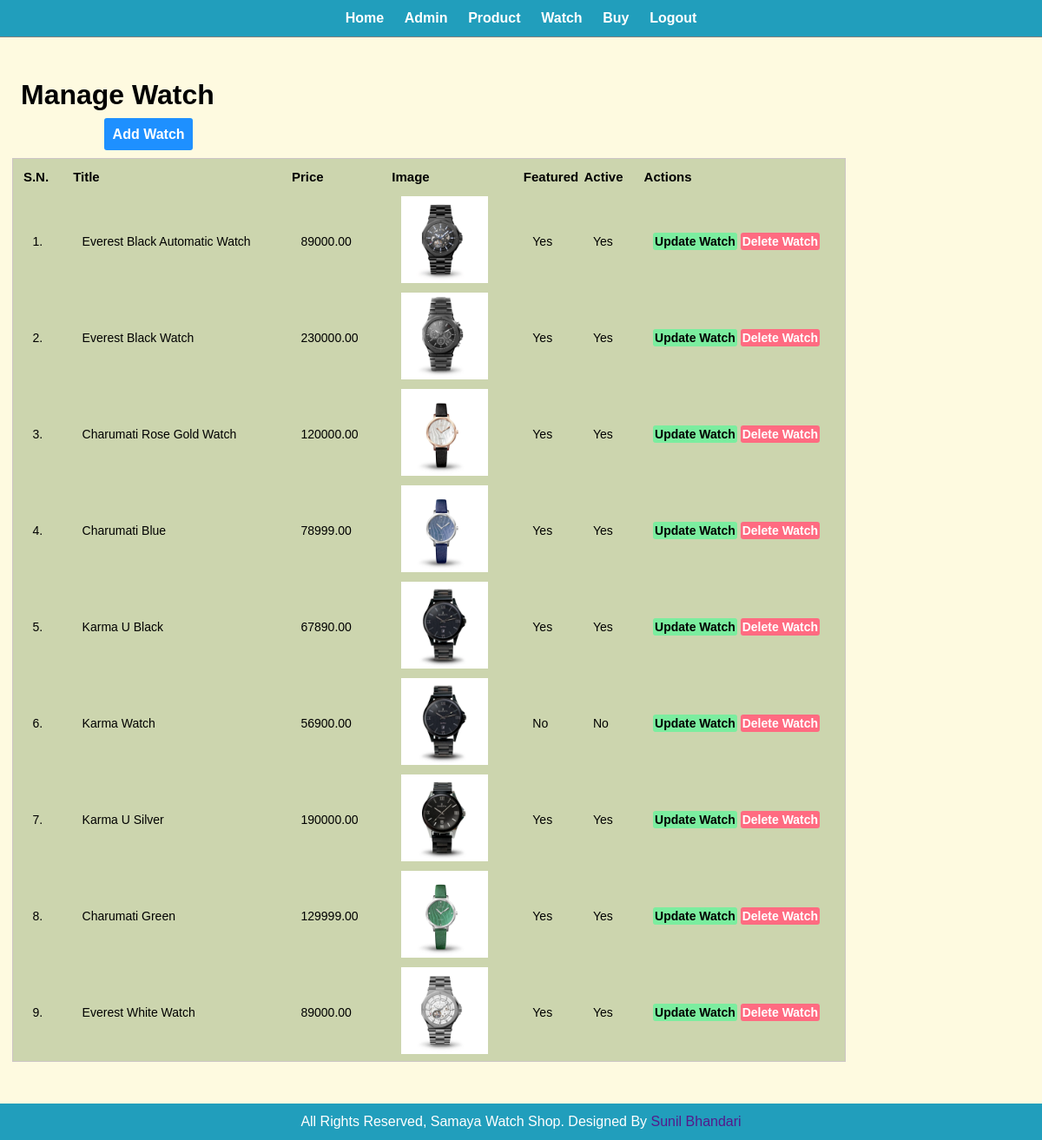
The page /admin/manage-watch.php (signed in) on the database its author committed.
### tables this page shows
CREATE TABLE `tbl_watch` (
  `id` int(10) UNSIGNED NOT NULL,
  `title` varchar(100) NOT NULL,
  `description` text NOT NULL,
  `price` decimal(10,2) NOT NULL,
  `image_name` varchar(255) NOT NULL,
  `category_id` int(10) UNSIGNED NOT NULL,
  `featured` varchar(10) NOT NULL,
  `active` varchar(10) NOT NULL
);

### admin/manage-watch.php (the view, shortened to what this page needs)
<?php include('partials/menu.php') ?>
<div class="main-content">
    <div class="wrapper">
        <h1>Manage Watch</h1>
        <br>
        <a class="btn-primary" href="<?php echo SITEURL; ?>admin/add-watch.php">Add Watch</a>
        <br>
        <br>
        <table class="tbl-full">
            <tr>
                <th>S.N.</th>
                <th>Title</th>
                <th>Price</th>
                <th>Image</th>
                <th>Featured</th>
                <th>Active</th>
                <th>Actions</th>
            </tr>
            <?php
            $sql = "SELECT * FROM tbl_watch";
            $res = mysqli_query($con, $sql);
            $count = mysqli_num_rows($res);
            $sn = 1;
            if ($count > 0) {
                while ($row = mysqli_fetch_assoc($res)) {
                    $id = $row['id'];
                    $title = $row['title'];
                    $price = $row['price'];
                    $image_name = $row['image_name'];
                    $featured = $row['featured'];
                    $active = $row['active'];
            ?>
                    <tr>
                        <td><?php echo $sn++; ?>.</td>
                        <td><?php echo $title; ?></td>
                        <td><?php echo $price; ?></td>
                        <td>
                            <?php
                            if ($image_name == '') {
                                echo "<div class='error'>Image not added</div>";
                            } else {
                            ?>
                                <img src="<?php echo SITEURL; ?>/images/watch/<?php echo $image_name; ?>" width="100px" alt="">
                            <?php
                            }
                            ?>
                        </td>
                        <td><?php echo $featured; ?></td>
                        <td><?php echo $active; ?></td>
                        <td>
                            <a class="btn-secondary" href="<?php echo SITEURL; ?>admin/update-watch.php?id=<?php echo $id; ?>">Update Watch</a>
                            <a class="btn-danger" href="<?php echo SITEURL; ?>admin/delete-watch.php?id=<?php echo $id; ?>&image_name=<?php echo $image_name; ?>">Delete Watch</a>
                        </td>
                    </tr>
            <?php
                }
            } else {
                echo "<tr><td colspan='7' class='error'>Watch not added yet.</td></tr>";
            }
            ?>
        </table>
    </div>
</div>
<?php include('partials/footer.php') ?>

### css/admin.css (style rules this page uses)
* { padding: 0; margin: 0; font-family: Arial, Helvetica, sans-serif; list-style: none; text-decoration: none; }
.wrapper { padding: 1%; width: 80%; margin: 0 auto; }
.wrapper h1 { margin-left: -10%; }
.main-content { background-color: #fefae0; padding: 3% 0; }
.tbl-full { margin-left: -11%; width: 100%; border: 1px solid rgb(205, 197, 197); background-color: #ccd5ae; }
.tbl-full tr th { padding: 1%; text-align: left; font-size: 15px; }
.tbl-full tr td { padding:3px 20px; text-align: left; font-size: 14px; height: 30px; }
.btn-primary { background-color: rgb(30, 144, 255); padding: 1%; color: white; font-weight: bold; border-radius: 3px; }
.btn-secondary { background-color: rgb(123, 237, 159); padding: 1%; color: black; font-weight: bold; border-radius: 3px; }
.btn-danger { background-color: rgb(255, 107, 129); padding: 1%; color: white; font-weight: bold; border-radius: 3px; }

### rows shown on the page
tbl_watch: title "Everest Black Automatic Watch", price "89000.00", image_name (picture), featured "Yes", active "Yes"
tbl_watch: title "Everest Black Watch", price "230000.00", image_name (picture), featured "Yes", active "Yes"
tbl_watch: title "Charumati Rose Gold Watch", price "120000.00", image_name (picture), featured "Yes", active "Yes"
tbl_watch: title "Charumati Blue", price "78999.00", image_name (picture), featured "Yes", active "Yes"
tbl_watch: title "Karma U Black", price "67890.00", image_name (picture), featured "Yes", active "Yes"
tbl_watch: title "Karma Watch", price "56900.00", image_name (picture), featured "No", active "No"
tbl_watch: title "Karma U Silver", price "190000.00", image_name (picture), featured "Yes", active "Yes"
tbl_watch: title "Charumati Green", price "129999.00", image_name (picture), featured "Yes", active "Yes"
tbl_watch: title "Everest White Watch", price "89000.00", image_name (picture), featured "Yes", active "Yes"
